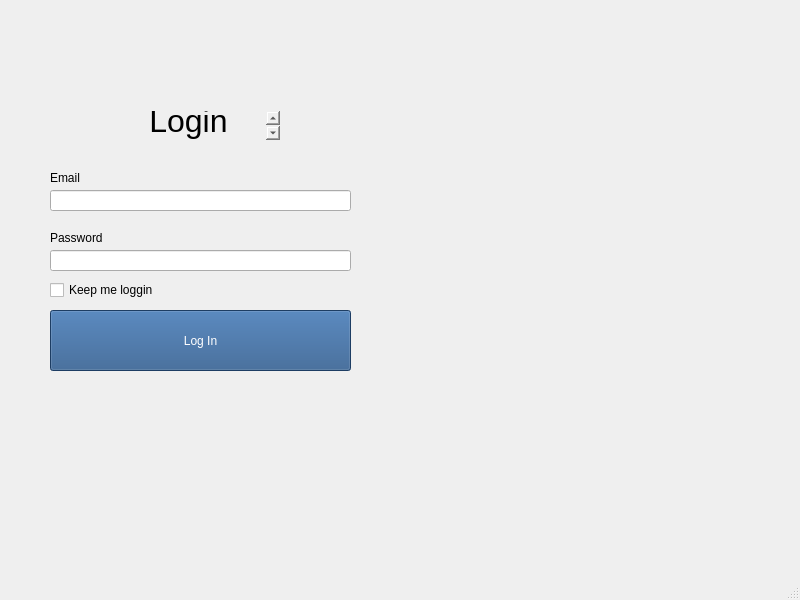
<?xml version="1.0" encoding="UTF-8"?>
<ui version="4.0">
 <class>MainWindow</class>
 <widget class="QMainWindow" name="MainWindow">
  <property name="geometry">
   <rect>
    <x>0</x>
    <y>0</y>
    <width>800</width>
    <height>600</height>
   </rect>
  </property>
  <property name="windowTitle">
   <string>MainWindow</string>
  </property>
  <widget class="QWidget" name="centralwidget">
   <widget class="QTextBrowser" name="textBrowser">
    <property name="geometry">
     <rect>
      <x>110</x>
      <y>110</y>
      <width>171</width>
      <height>31</height>
     </rect>
    </property>
    <property name="styleSheet">
     <string notr="true">background-color: rgba(255, 255, 255, 0);
</string>
    </property>
    <property name="html">
     <string>&lt;!DOCTYPE HTML PUBLIC &quot;-//W3C//DTD HTML 4.0//EN&quot; &quot;http://www.w3.org/TR/REC-html40/strict.dtd&quot;&gt;
&lt;html&gt;&lt;head&gt;&lt;meta name=&quot;qrichtext&quot; content=&quot;1&quot; /&gt;&lt;style type=&quot;text/css&quot;&gt;
p, li { white-space: pre-wrap; }
&lt;/style&gt;&lt;/head&gt;&lt;body style=&quot; font-family:'.AppleSystemUIFont'; font-size:13pt; font-weight:400; font-style:normal;&quot;&gt;
&lt;p align=&quot;center&quot; style=&quot; margin-top:0px; margin-bottom:0px; margin-left:0px; margin-right:0px; -qt-block-indent:0; text-indent:0px;&quot;&gt;&lt;span style=&quot; font-size:24pt;&quot;&gt;Login Form&lt;/span&gt;&lt;/p&gt;&lt;/body&gt;&lt;/html&gt;</string>
    </property>
   </widget>
   <widget class="QLabel" name="label">
    <property name="geometry">
     <rect>
      <x>50</x>
      <y>170</y>
      <width>60</width>
      <height>16</height>
     </rect>
    </property>
    <property name="text">
     <string>Email</string>
    </property>
   </widget>
   <widget class="QLineEdit" name="lineEdit">
    <property name="geometry">
     <rect>
      <x>50</x>
      <y>190</y>
      <width>301</width>
      <height>21</height>
     </rect>
    </property>
   </widget>
   <widget class="QLabel" name="label_2">
    <property name="geometry">
     <rect>
      <x>50</x>
      <y>230</y>
      <width>60</width>
      <height>16</height>
     </rect>
    </property>
    <property name="text">
     <string>Password</string>
    </property>
   </widget>
   <widget class="QLineEdit" name="lineEdit_2">
    <property name="geometry">
     <rect>
      <x>50</x>
      <y>250</y>
      <width>301</width>
      <height>21</height>
     </rect>
    </property>
   </widget>
   <widget class="QCheckBox" name="checkBox">
    <property name="geometry">
     <rect>
      <x>50</x>
      <y>280</y>
      <width>131</width>
      <height>20</height>
     </rect>
    </property>
    <property name="text">
     <string>Keep me loggin</string>
    </property>
   </widget>
   <widget class="QPushButton" name="pushButton">
    <property name="geometry">
     <rect>
      <x>50</x>
      <y>310</y>
      <width>301</width>
      <height>61</height>
     </rect>
    </property>
    <property name="styleSheet">
     <string notr="true">background-color: rgb(41, 85, 138);
color: rgb(255, 255, 255);</string>
    </property>
    <property name="text">
     <string>Log In</string>
    </property>
   </widget>
  </widget>
  <widget class="QMenuBar" name="menubar">
   <property name="geometry">
    <rect>
     <x>0</x>
     <y>0</y>
     <width>800</width>
     <height>30</height>
    </rect>
   </property>
  </widget>
  <widget class="QStatusBar" name="statusbar"/>
 </widget>
 <resources/>
 <connections/>
</ui>
